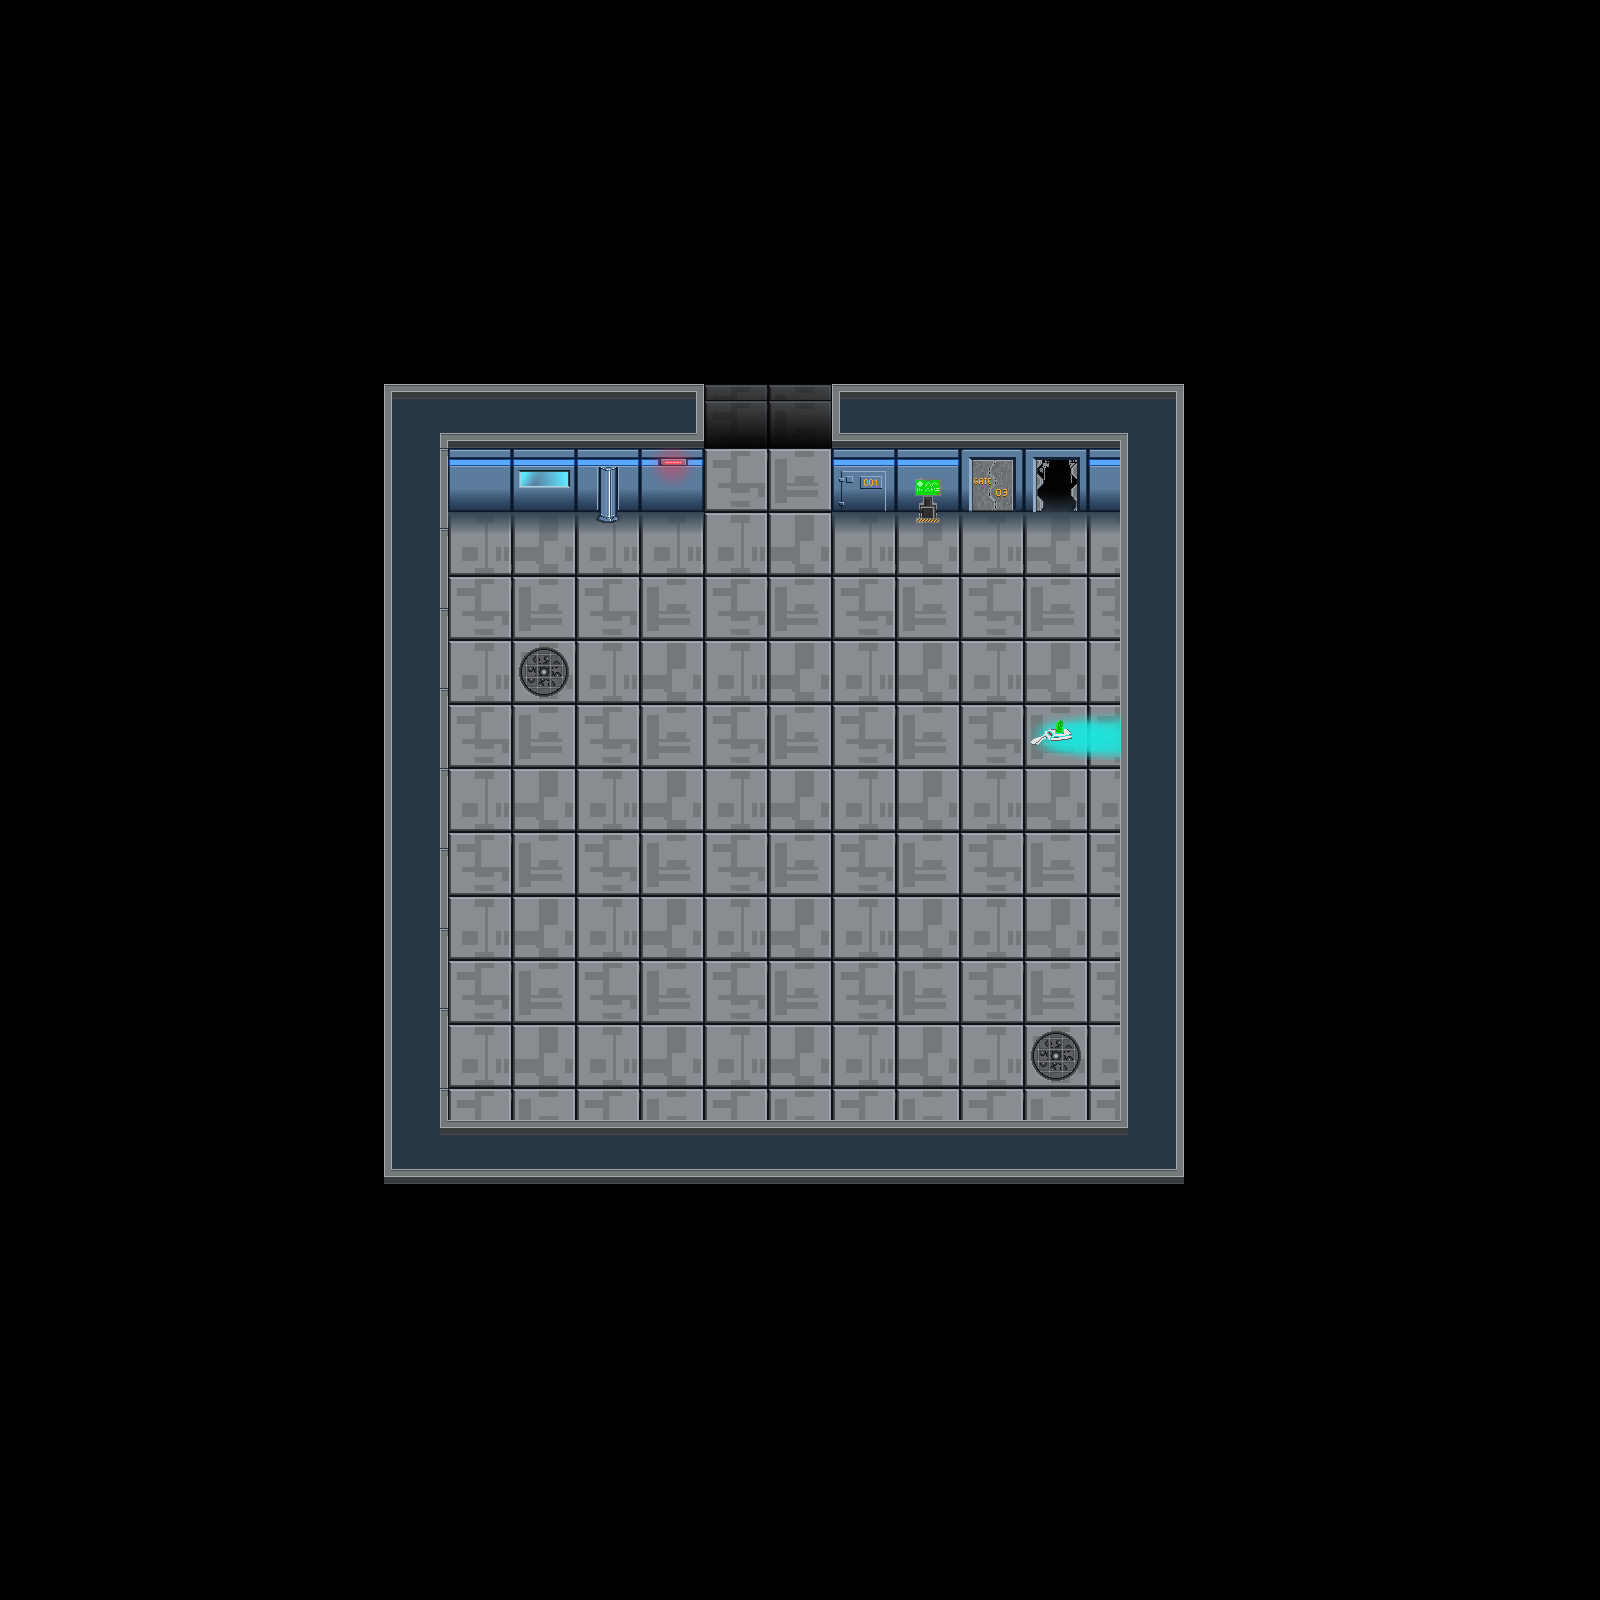

Below is a game level as drawn by its tile map, then a one-line description and the .tmx that defines it (tile-layer data replaced by summaries):
An orthogonal 100x100 tile map with 16x16 px tiles, 4 tile layers (background, murs, decor, objet), 2 tilesets and 9 objects (5x collision, exit_house01, spawn_house01, player, pistoportail).

<map version="1.9" tiledversion="1.9.2" orientation="orthogonal" renderorder="right-down" width="100" height="100" tilewidth="16" tileheight="16" infinite="0" nextlayerid="8" nextobjectid="10">
 <tileset firstgid="1" source="tileset_sf.tsx" />
 <tileset firstgid="8161" source="pisto portail.tsx" />
 <layer id="2" name="background" width="100" height="100">
  <data>[10000 cells, 2500 non-empty, 64 distinct tile ids]</data>
 </layer>
 <layer id="3" name="murs" width="100" height="100">
  <data>[10000 cells, 704 non-empty, 128 distinct tile ids]</data>
 </layer>
 <layer id="4" name="decor" width="100" height="100">
  <data>[10000 cells, 385 non-empty, 360 distinct tile ids]</data>
 </layer>
 <layer id="6" name="objet" width="100" height="100">
  <data>[10000 cells, 9 non-empty, 9 distinct tile ids]</data>
 </layer>
 <objectgroup id="5" name="collisions">
  <object id="1" type="collision" x="386.667" y="386.667" width="316" height="125.333" />
  <object id="2" type="collision" x="833.333" y="384" width="346.667" height="134.667" />
  <object id="3" type="collision" x="388" y="510.667" width="57.3333" height="670.667" />
  <object id="4" type="collision" x="1124" y="521.333" width="57.3333" height="657.333" />
  <object id="5" type="collision" x="442.667" y="1124" width="693.333" height="48" />
  <object id="6" name="exit_house01" x="704.333" y="385" width="127.333" height="61.6667" />
  <object id="7" name="spawn_house01" x="785" y="523">
   <point />
  </object>
  <object id="8" name="player" x="791" y="991">
   <point />
  </object>
 </objectgroup>
 <objectgroup id="7" name="PNJmonstre">
  <object id="9" type="pistoportail" x="1025" y="709" width="64" height="59" />
 </objectgroup>
</map>
